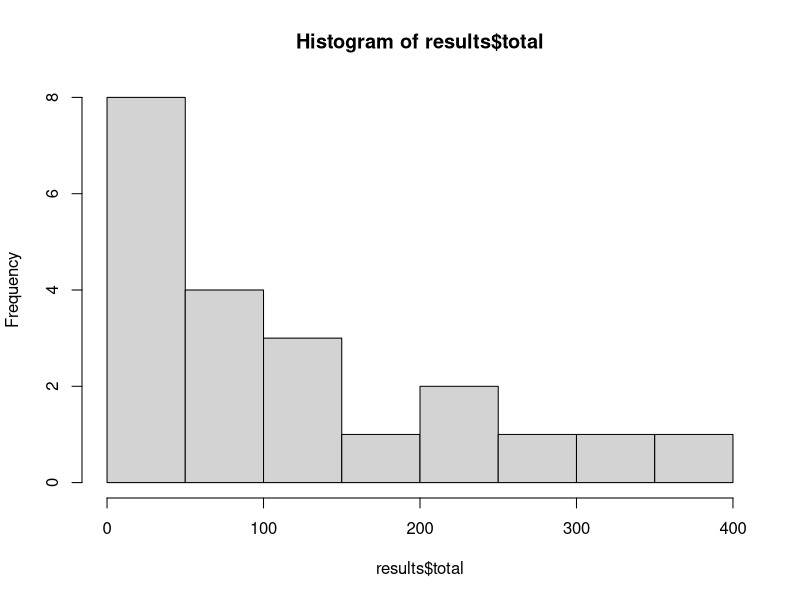
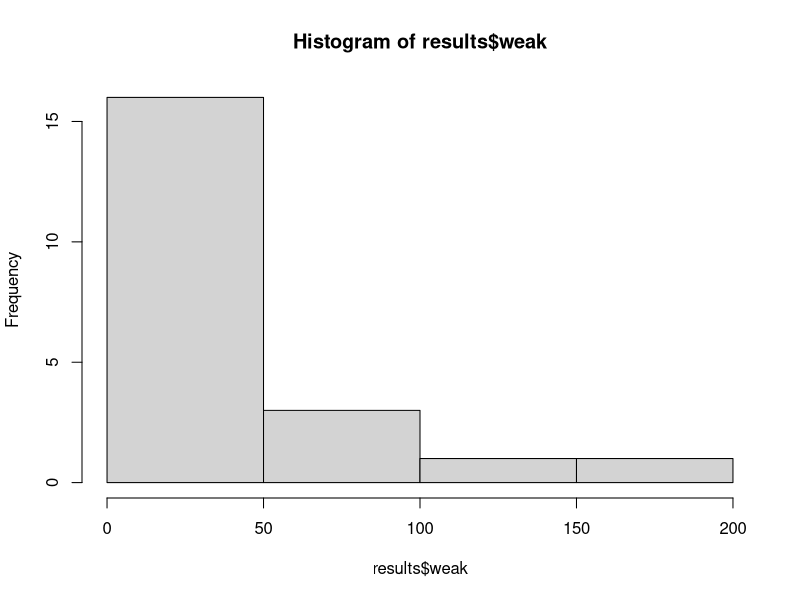
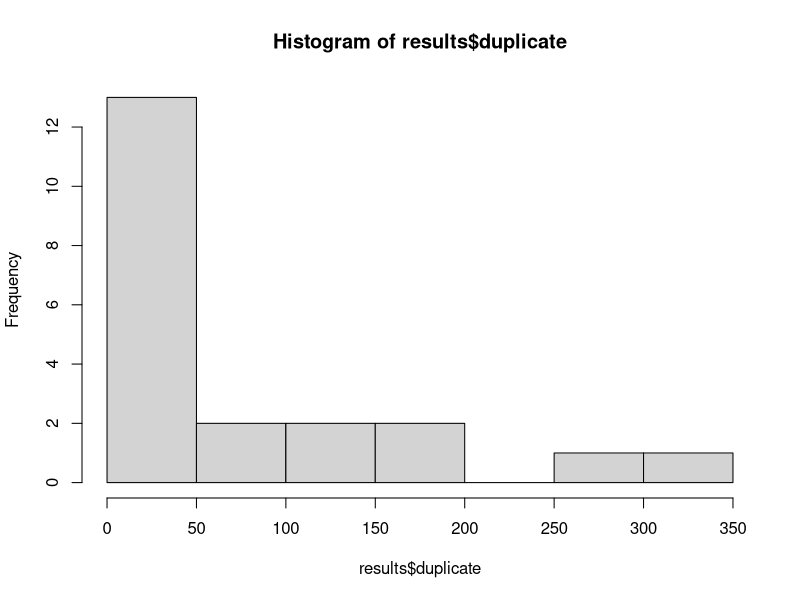

These figures' R source, in order:
#> We load the data
results <- read.csv('./results.csv')

#> We create convenient names for the variables that are interesting
results$age <- results$What.is.your.age.
results$gender <- results$What.is.your.gender....Selected.Choice
results$total <- results$How.many.passwords.in.total.does.your.Password.Manager.manage.for.you.
results$weak <- results$How.many.weak.passwords.in.total.does.your.Password.Manager.report.
results$duplicate <- results$How.many.duplicate.reused.repeated.non.unique.passwords.in.total.does.your.Password.Manager.report.
results$method <- results$When.you.are.creating.an.account.on.a.website.or.changing.your.password..are.you.more.likely.to...Selected.Choice

#> Let's check demographics
summary(results$What.is.your.age.)
table(results$What.is.your.gender....Selected.Choice)

#> We examine normality for variables (not expecting it... just taking a look)
hist(results$total)
hist(results$weak)
hist(results$duplicate)
table(results$method)

#> Let's check whether distributions for both methods are different
kruskal.test(total ~ method, data = results)
kruskal.test(weak ~ method, data = results)
kruskal.test(duplicate ~ method, data = results)

#> We remove those folks with less than 10 passwords
results <- results[ -c(results$total<10), ]

#> Let's check again whether distributions for both methods are different
kruskal.test(total ~ method, data = results)
kruskal.test(weak ~ method, data = results)
kruskal.test(duplicate ~ method, data = results)

